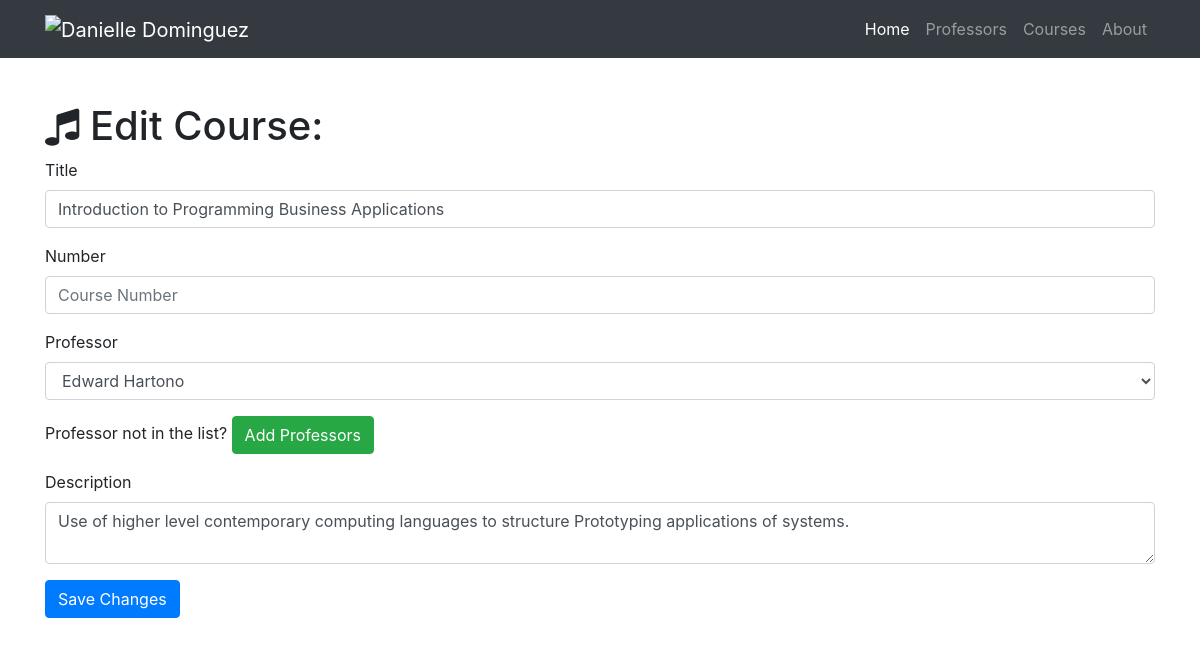
/course/edit/2, run on an earlier commit of the app's database.
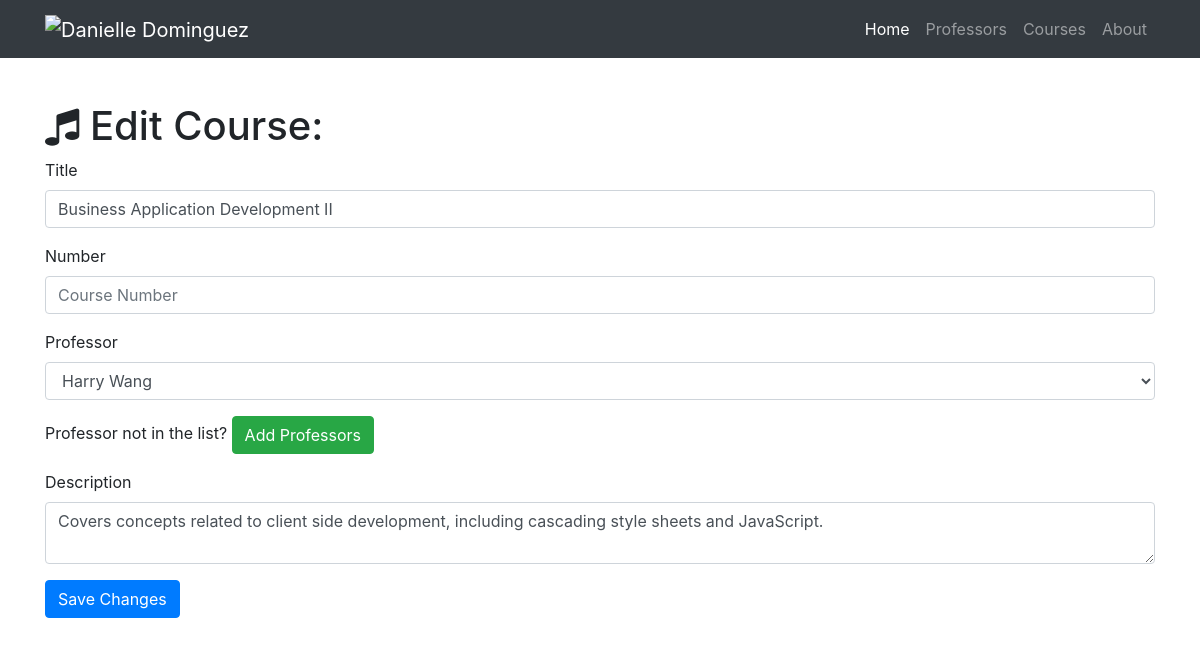
And on a later commit of the database.
### resume.py (models this page shows)
class Course(db.Model):
    __tablename__ = 'courses'
    id = db.Column(db.Integer, primary_key=True)
    title = db.Column(db.String(256))
    number = db.Column(db.Integer)
    description = db.Column(db.Text)
    professor_id = db.Column(db.Integer, db.ForeignKey('professors.id'))

### resume.py (the view, shortened to what this page needs)
@app.route('/course/edit/<int:id>', methods=['GET', 'POST'])
def edit_course(id):
    course = Course.query.filter_by(id=id).first()
    professors = Professor.query.all()
    if request.method == 'GET':
        return render_template('course-edit.html', course=course, professors=professors)

### templates/course-edit.html (shortened to what this page needs)
{% extends "home-base.html"%}
{% block page_content%}
  <div class="container">
    <h1 class="mt-5"><i class="fa fa-music" aria-hidden="true"></i> Edit Course:</h1>
    <form action="/course/edit/{{course.id}}" method="post">
      <div class="form-group">
        <label>Title</label>
        <input class="form-control" type="text" name="title" value="{{course.title}}" required="true">
      </div>
      <div class="form-group">
        <label>Number</label>
        <input class="form-control" type="text" name="number" placeholder="Course Number" required="true">
      </div>
      <div class="form-group">
        <label>Professor</label>
        <select class="form-control" name="professor">
          {% for professor in professors %}
            {% if professor == course.professor %}
              <option selected="selected">{{professor.name}}</option>
            {% else %}
              <option>{{professor.name}}</option>
            {% endif %}
          {% endfor %}
        </select>
      </div>
      <div class="form-group">
        Professor not in the list? <a href="/professor/add" class="btn btn-success" role="button" aria-disabled="true">Add Professors</a>
      </div>
      <div class="form-group">
        <label>Description</label>
        <textarea class="form-control" name="description" required="true">{{course.description}}</textarea>
      </div>
      <button type="submit" class="btn btn-primary">Save Changes</button>
    </form>
  </div>
{% endblock%}

What changed in the data, as far as the page shows it:
changed Course: title "Introduction to Programming Business Applications" → "Business Application Development II"; description "Use of higher level contemporary computing languages to structure Prototyping applications of systems." → "Covers concepts related to client side development, including cascading style sheets and JavaScript."
Also different on the page:
form field professor: "Edward Hartono" → "Harry Wang"
